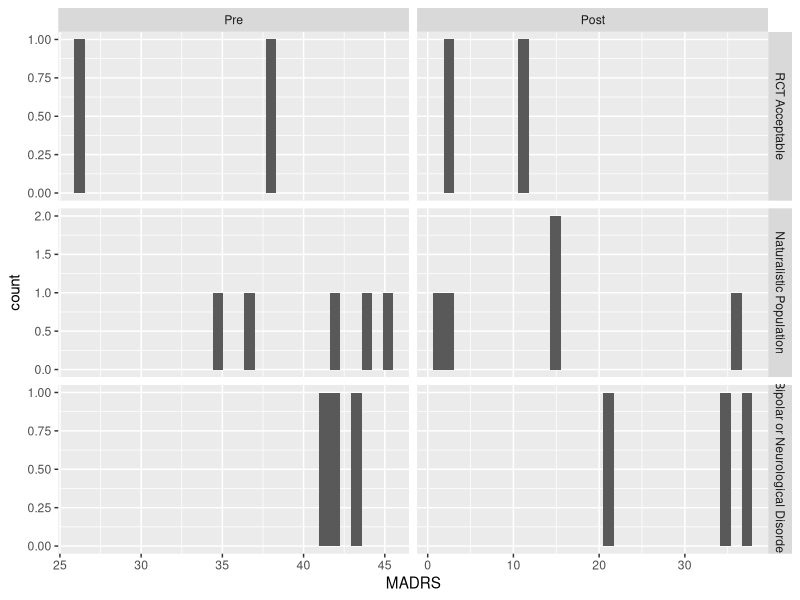
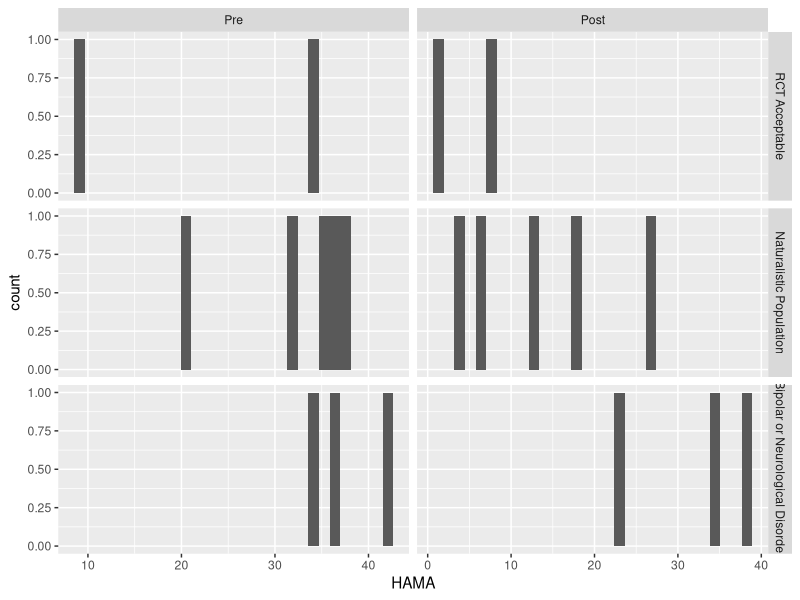
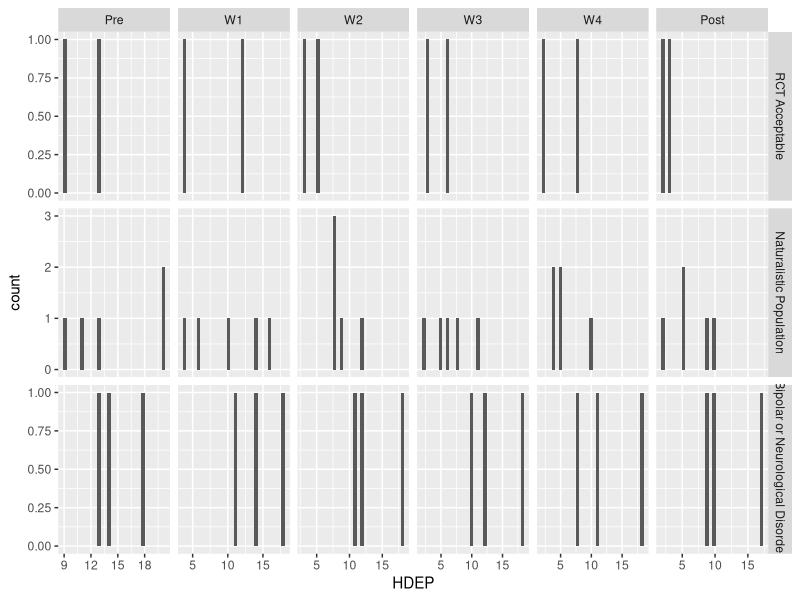
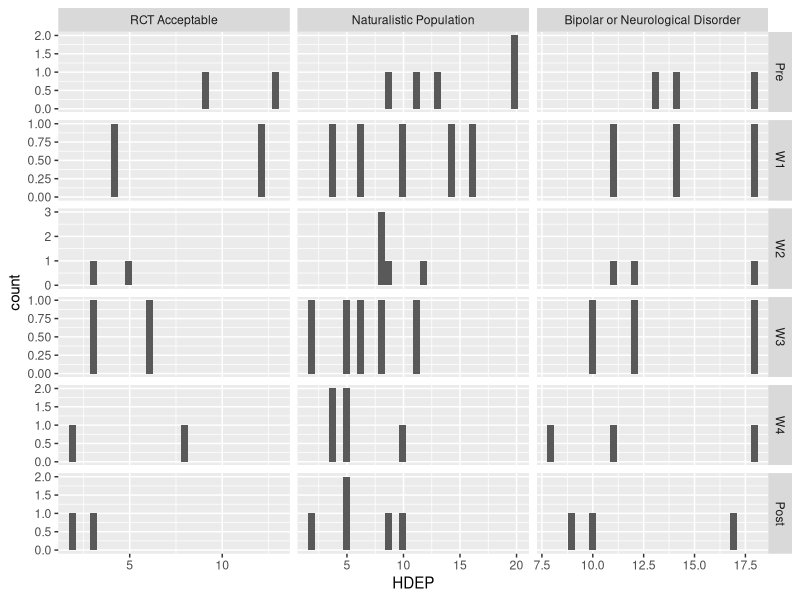
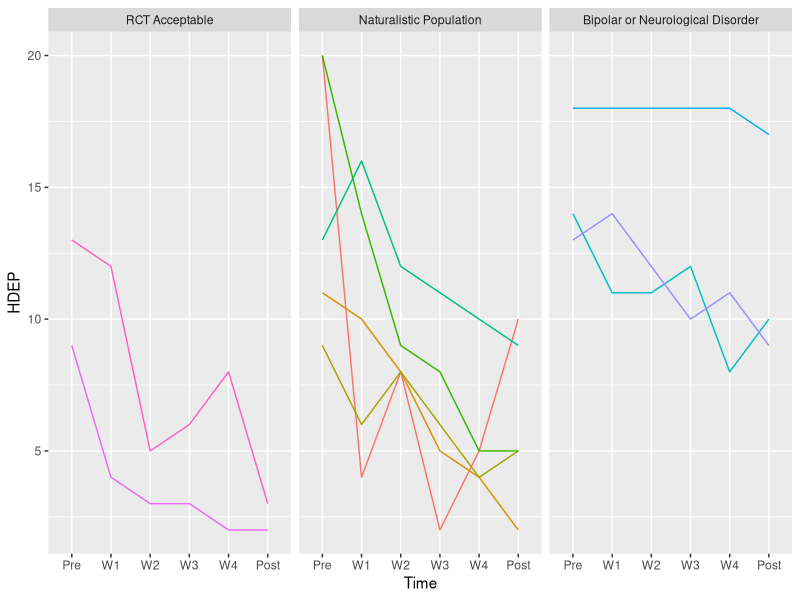
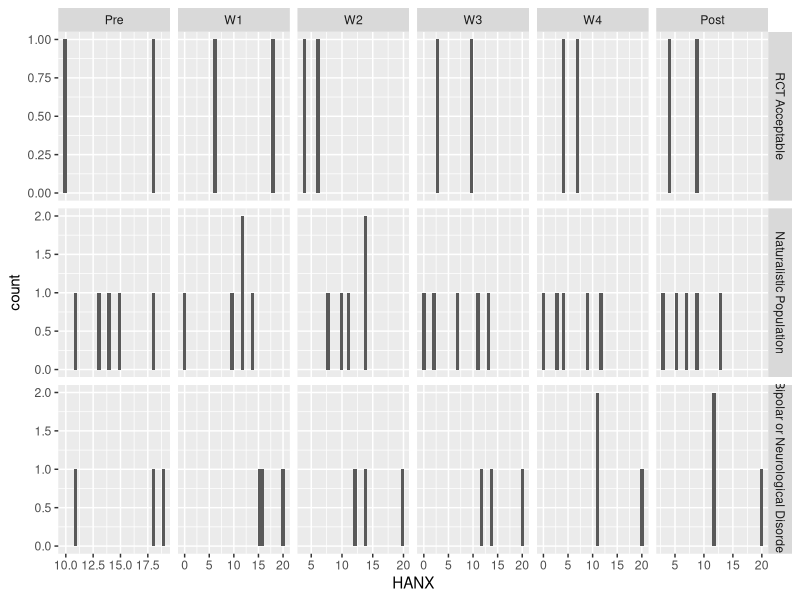
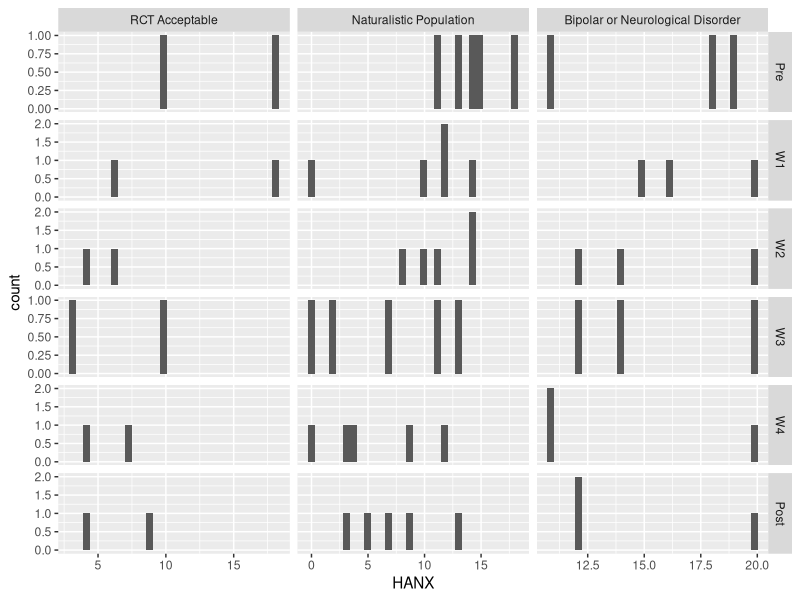
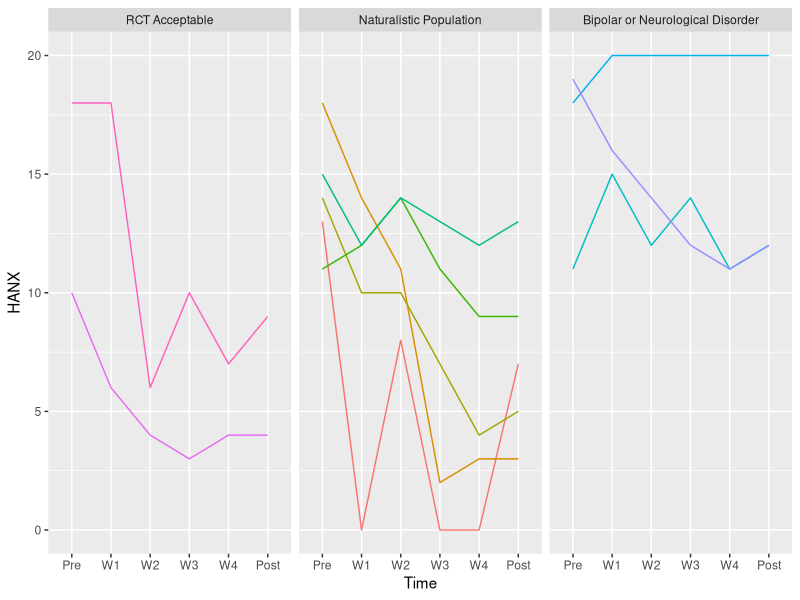

Write the R code that produced these figures, in order.
# Set-up script for open label MDD TMS analysis

setwd("L:/Lab_JamesR/lachlanW/QNC_MDD_analysis/QNC_outcomes")

library(readxl)
library(dplyr)
library(magrittr)
library(tidyr)
library(ggplot2)

# setting up code to run on random sample, after final data collection, can remove slice_sample
sample_df <- read_excel("data/220901 Anonymised QNC Clinical Data.xlsx", sheet = 1, n_max = 57) %>% slice_sample(n = 10)
## ## ## double check nmax when reading in

data_df <- sample_df

table(data_df$`Research Tier (1 = Acceptable for typical RCT, 2 = Naturalistic Population only, 3 = Bipolar or neurological disorder)`)

data_df %$% table(`Research Tier (1 = Acceptable for typical RCT, 2 = Naturalistic Population only, 3 = Bipolar or neurological disorder)`,`Primary MDD (1  =  Yes, 2 = Secondary, Bipolar depression = 3)`) 

## Descriptive statistics of deomographics ####

# need to clarrify what the tier system is

data_df %<>% mutate(Age = as.numeric(Age))

data_df %>% summarise(
  mean_age = mean(Age),
  sd_age = sd(Age),
  median_age = median(Age),
  Q1_age = quantile(Age,0.25),
  Q3_age = quantile(Age,0.75),
  mean_edu = mean(`Years_of_Education (years)`),
  sd_edu = sd(`Years_of_Education (years)`),
  median_edu = median(`Years_of_Education (years)`),
  Q1_edu = quantile(`Years_of_Education (years)`,0.25),
  Q3_edu = quantile(`Years_of_Education (years)`,0.75),
)


data_df %$% table(`Gender(F=1,M=2)`)
data_df %$% table(`Handedness(R=1,L=2)`)
#data_df %$% table(`Treatment Resistant Depression (1 = Yes, 2 = No)`)
data_df %$% table(`1= Treatment MDD, 2= Bipolar`)
data_df %$% table(`Primary MDD (1  =  Yes, 2 = Secondary, Bipolar depression = 3)`)
data_df %$% table(`Research Tier (1 = Acceptable for typical RCT, 2 = Naturalistic Population only, 3 = Bipolar or neurological disorder)`)
data_df %$% table(`Referrer (1 = GP, 2 = Psychiatrist)`)
# data_df %$% table(Gender)
# data_df %$% table(Gender)
# data_df %$% table(Gender)
# data_df %$% table(Gender)

## will add checks for assumptions and conditions for anaysis once final data is sorted

#### df for analysis ####

data_df_anl <- data_df %>%
  mutate(GroupTier = factor(`Research Tier (1 = Acceptable for typical RCT, 2 = Naturalistic Population only, 3 = Bipolar or neurological disorder)`,
                            levels = c(1,2,3),
                            labels = c("RCT Acceptable", "Naturalistic Population", "Bipolar or Neurological Disorder"))
         )

GroupTierLevels = c("RCT Acceptable", "Naturalistic Population", "Bipolar or Neurological Disorder")


### outcomes of interest ####
# PRE-HAMA_Total"                         # HAMA                                         
# PRE-HAMA_Overall_Severity"
# POST-HAMA_Total                                                       
# POST-HAMA_Overall_Severity   
# PRE-MADRS_Total                         # MADRS                              
# PRE-MADRS_Overall_Severity     
# POST-MADRS_Total                                                      
# POST-MADRS_Overall_Severity 
# Anx_total-PRE                           # HADS 
# Dep_Total-PRE               
# Anxiety_Index_of_Overall_Severity -PRE                                          
# Dep_Index_of_Overall_Severity-PRE      
# Anx_total-W1                                                                    
# Dep_Total-W1                                            
# Anxiety_Index_of_Overall_Severity -W1                                           
# Dep_Index_of_Overall_Severity-W1
# Anx_total-W2                                                                    
# Dep_Total-W2                                            
# Anxiety_Index_of_Overall_Severity -W2                                           
# Dep_Index_of_Overall_Severity-W2    
# Anx_total-W3                                                                    
# Dep_Total-W3                                            
# Anxiety_Index_of_Overall_Severity -W3                                           
# Dep_Index_of_Overall_Severity-W3  
# Anx_total-W4                                                                  
# Dep_Total-W4                                             
# Anxiety_Index_of_Overall_Severity-W4                                            
# Dep_Index_of_Overall_Severity-W4   
# Anx_total-POST                                                                  
# Dep_Total-POST                                           
# Anxiety_Index_of_Overall_Severity-POST
# Dep_Index_of_Overall_Severity-POST    

#### MADRS ####

# analysis data set
data_df_anl_MADRS <- data_df_anl %>% 
  select(Participant_Number,GroupTier,`PRE-MADRS_Total`,`POST-MADRS_Total`) %>%
  pivot_longer(c(`PRE-MADRS_Total`,`POST-MADRS_Total`), names_to = "Time_Measure", values_to = "MADRS") %>%
  mutate(Time = if_else(grepl("PRE",Time_Measure),1,
                        if_else(grepl("POST",Time_Measure),2,0))) %>%
  mutate(Time = factor(Time, levels = c(1,2), labels = c("Pre","Post")))

# describe time points in each group
data_df_anl_MADRS %>% group_by(GroupTier, Time) %>% summarise(meanMADRS = mean(MADRS),
                                                              sdMADRS = sd(MADRS),
                                                              minMADRS = min(MADRS),
                                                              maxMADRS = max(MADRS))
# plot
data_df_anl_MADRS %>% 
  ggplot(aes(x = MADRS)) + geom_histogram() + facet_grid(GroupTier~Time, scales="free")

# describe numeric difference
data_df_anl_MADRS %>% select(-`Time_Measure`) %>%
  pivot_wider(names_from = Time, values_from = MADRS) %>%
  mutate(diff = Post - Pre) %>% 
  mutate(percdiff = diff/Pre*100) %>%
  mutate(clinical = percdiff <= -50,
         remission = percdiff <= -80) %>%
  group_by(GroupTier) %>%
  summarise(meanPercDiff = mean(percdiff),
            sdPercDiff = sd(percdiff),
            freqClinical = sum(clinical),
            percClinical = freqClinical/n(),
            freqRemission = sum(remission),
            percRemission = freqRemission/n())

# overall anova
data_df_anl_MADRS %>% aov(MADRS ~ GroupTier*Time + Error(Participant_Number), data = .) %>% summary()

# single t tests
data_df_anl_MADRS %>% filter(GroupTier == GroupTierLevels[1]) %>% select(-`Time_Measure`) %>%
  pivot_wider(names_from = Time, values_from = MADRS) %$% t.test(Pre,Post, paired = TRUE)

data_df_anl_MADRS %>% filter(GroupTier == GroupTierLevels[2]) %>% select(-`Time_Measure`) %>%
  pivot_wider(names_from = Time, values_from = MADRS) %$% t.test(Pre,Post, paired = TRUE)

data_df_anl_MADRS %>% filter(GroupTier == GroupTierLevels[3]) %>% select(-`Time_Measure`) %>%
  pivot_wider(names_from = Time, values_from = MADRS) %$% t.test(Pre,Post, paired = TRUE)



#### HAMA ####

# analysis data set
data_df_anl_HAMA <- data_df_anl %>% 
  select(Participant_Number,GroupTier,`PRE-HAMA_Total`,`POST-HAMA_Total`) %>%
  pivot_longer(c(`PRE-HAMA_Total`,`POST-HAMA_Total`), names_to = "Time_Measure", values_to = "HAMA") %>%
  mutate(Time = if_else(grepl("PRE",Time_Measure),1,
                        if_else(grepl("POST",Time_Measure),2,0))) %>%
  mutate(Time = factor(Time, levels = c(1,2), labels = c("Pre","Post")))

# describe time points in each group
data_df_anl_HAMA %>% group_by(GroupTier, Time) %>% summarise(meanHAMA = mean(HAMA),
                                                             sdHAMA = sd(HAMA),
                                                             minHAMA = min(HAMA),
                                                             maxHAMA = max(HAMA))
# plot
data_df_anl_HAMA %>% 
  ggplot(aes(x = HAMA)) + geom_histogram() + facet_grid(GroupTier~Time, scales="free")

# describe numeric difference
data_df_anl_HAMA %>% select(-`Time_Measure`) %>%
  pivot_wider(names_from = Time, values_from = HAMA) %>%
  mutate(diff = Post - Pre) %>% 
  mutate(percdiff = diff/Pre*100) %>%
  mutate(clinical = percdiff <= -50,
         remission = percdiff <= -80) %>%
  group_by(GroupTier) %>%
  summarise(meanPercDiff = mean(percdiff),
            sdPercDiff = sd(percdiff),
            freqClinical = sum(clinical),
            percClinical = freqClinical/n(),
            freqRemission = sum(remission),
            percRemission = freqRemission/n())

# overall anova
data_df_anl_HAMA %>% aov(HAMA ~ GroupTier*Time + Error(Participant_Number), data = .) %>% summary()

# single t tests
data_df_anl_HAMA %>% filter(GroupTier == GroupTierLevels[1]) %>% select(-`Time_Measure`) %>%
  pivot_wider(names_from = Time, values_from = HAMA) %$% t.test(Pre,Post, paired = TRUE)

data_df_anl_HAMA %>% filter(GroupTier == GroupTierLevels[2]) %>% select(-`Time_Measure`) %>%
  pivot_wider(names_from = Time, values_from = HAMA) %$% t.test(Pre,Post, paired = TRUE)

data_df_anl_HAMA %>% filter(GroupTier == GroupTierLevels[3]) %>% select(-`Time_Measure`) %>%
  pivot_wider(names_from = Time, values_from = HAMA) %$% t.test(Pre,Post, paired = TRUE)




#### HADS Dep ####

# analysis data set
data_df_anl_HDEP <- data_df_anl %>% 
  select(Participant_Number,GroupTier,`Dep_Total-PRE`,`Dep_Total-W1`,`Dep_Total-W2`,`Dep_Total-W3`,`Dep_Total-W4`,`Dep_Total-POST`) %>%
  pivot_longer(c(`Dep_Total-PRE`,`Dep_Total-W1`,`Dep_Total-W2`,`Dep_Total-W3`,`Dep_Total-W4`,`Dep_Total-POST`), 
               names_to = "Time_Measure", values_to = "HDEP") %>%
  mutate(Time = factor(gsub("Dep_Total-","",Time_Measure),
                       levels = c("PRE","W1","W2","W3","W4","POST"),
                       labels = c("Pre","W1","W2","W3","W4","Post"))) %>%
  mutate(HDEP = as.numeric(HDEP))
  # mutate(Time = if_else(grepl("PRE",Time_Measure),1,
  #                       if_else(grepl("POST",Time_Measure),2,0))) %>%
  # mutate(Time = factor(Time, levels = c(1,2), labels = c("Pre","Post")))

# describe time points in each group
data_df_anl_HDEP %>% group_by(GroupTier, Time) %>% summarise(meanHDEP = mean(HDEP),
                                                             sdHDEP = sd(HDEP),
                                                             minHDEP = min(HDEP),
                                                             maxHDEP = max(HDEP))
# plot
data_df_anl_HDEP %>% 
  ggplot(aes(x = HDEP)) + geom_histogram() + facet_grid(GroupTier~Time, scales="free")
data_df_anl_HDEP %>% 
  ggplot(aes(x = HDEP)) + geom_histogram() + facet_grid(Time~GroupTier, scales="free")

data_df_anl_HDEP %>% 
  ggplot(aes(x = Time, y = HDEP, group = Participant_Number, colour = Participant_Number)) + 
  geom_line(show.legend = FALSE) + facet_wrap(~GroupTier)

# describe numeric difference
data_df_anl_HDEP %>% select(-`Time_Measure`) %>%
  pivot_wider(names_from = Time, values_from = HDEP) %>%
  mutate(diff = Post - Pre) %>% 
  mutate(percdiff = diff/Pre*100) %>%
  mutate(clinical = percdiff <= -50,
         remission = percdiff <= -80) %>%
  group_by(GroupTier) %>%
  summarise(meanPercDiff = mean(percdiff),
            sdPercDiff = sd(percdiff),
            freqClinical = sum(clinical),
            percClinical = freqClinical/n(),
            freqRemission = sum(remission),
            percRemission = freqRemission/n())

# overall anova
data_df_anl_HDEP %>% aov(HDEP ~ GroupTier*Time + Error(Participant_Number), data = .) %>% summary()

# single t tests
data_df_anl_HDEP %>% filter(GroupTier == GroupTierLevels[1]) %>% select(-`Time_Measure`) %>%
  pivot_wider(names_from = Time, values_from = HDEP) %$% t.test(Pre,Post, paired = TRUE)

data_df_anl_HDEP %>% filter(GroupTier == GroupTierLevels[2]) %>% select(-`Time_Measure`) %>%
  pivot_wider(names_from = Time, values_from = HDEP) %$% t.test(Pre,Post, paired = TRUE)

data_df_anl_HDEP %>% filter(GroupTier == GroupTierLevels[3]) %>% select(-`Time_Measure`) %>%
  pivot_wider(names_from = Time, values_from = HDEP) %$% t.test(Pre,Post, paired = TRUE)

#### HADS Anx ####

# analysis data set
data_df_anl_HANX <- data_df_anl %>% 
  select(Participant_Number,GroupTier,`Anx_total-PRE`,`Anx_total-W1`,`Anx_total-W2`,`Anx_total-W3`,`Anx_total-W4`,`Anx_total-POST`) %>%
  pivot_longer(c(`Anx_total-PRE`,`Anx_total-W1`,`Anx_total-W2`,`Anx_total-W3`,`Anx_total-W4`,`Anx_total-POST`), 
               names_to = "Time_Measure", values_to = "HANX") %>%
  mutate(Time = factor(gsub("Anx_total-","",Time_Measure),
                       levels = c("PRE","W1","W2","W3","W4","POST"),
                       labels = c("Pre","W1","W2","W3","W4","Post"))) %>%
  mutate(HANX = as.numeric(HANX))
# mutate(Time = if_else(grepl("PRE",Time_Measure),1,
#                       if_else(grepl("POST",Time_Measure),2,0))) %>%
# mutate(Time = factor(Time, levels = c(1,2), labels = c("Pre","Post")))

# describe time points in each group
data_df_anl_HANX %>% group_by(GroupTier, Time) %>% summarise(meanHANX = mean(HANX),
                                                             sdHANX = sd(HANX),
                                                             minHANX = min(HANX),
                                                             maxHANX = max(HANX))
# plot
data_df_anl_HANX %>% 
  ggplot(aes(x = HANX)) + geom_histogram() + facet_grid(GroupTier~Time, scales="free")
data_df_anl_HANX %>% 
  ggplot(aes(x = HANX)) + geom_histogram() + facet_grid(Time~GroupTier, scales="free")

data_df_anl_HANX %>% 
  ggplot(aes(x = Time, y = HANX, group = Participant_Number, colour = Participant_Number)) + 
  geom_line(show.legend = FALSE) + facet_wrap(~GroupTier)

# describe numeric difference
data_df_anl_HANX %>% select(-`Time_Measure`) %>%
  pivot_wider(names_from = Time, values_from = HANX) %>%
  mutate(diff = Post - Pre) %>% 
  mutate(percdiff = diff/Pre*100) %>%
  mutate(clinical = percdiff <= -50,
         remission = percdiff <= -80) %>%
  group_by(GroupTier) %>%
  summarise(meanPercDiff = mean(percdiff),
            sdPercDiff = sd(percdiff),
            freqClinical = sum(clinical),
            percClinical = freqClinical/n(),
            freqRemission = sum(remission),
            percRemission = freqRemission/n())

# overall anova
data_df_anl_HANX %>% aov(HANX ~ GroupTier*Time + Error(Participant_Number), data = .) %>% summary()

# single t tests
data_df_anl_HANX %>% filter(GroupTier == GroupTierLevels[1]) %>% select(-`Time_Measure`) %>%
  pivot_wider(names_from = Time, values_from = HANX) %$% t.test(Pre,Post, paired = TRUE)

data_df_anl_HANX %>% filter(GroupTier == GroupTierLevels[2]) %>% select(-`Time_Measure`) %>%
  pivot_wider(names_from = Time, values_from = HANX) %$% t.test(Pre,Post, paired = TRUE)

data_df_anl_HANX %>% filter(GroupTier == GroupTierLevels[3]) %>% select(-`Time_Measure`) %>%
  pivot_wider(names_from = Time, values_from = HANX) %$% t.test(Pre,Post, paired = TRUE)

